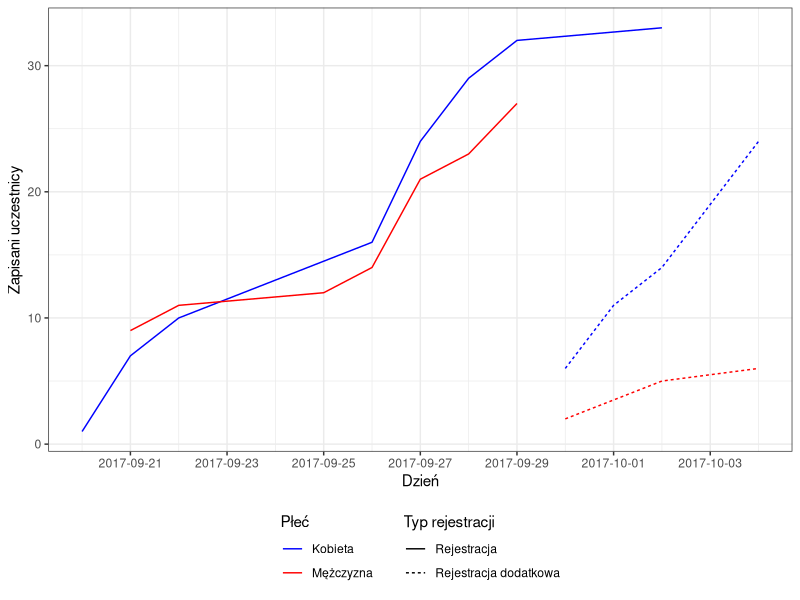

Source code (R):
## ---- chunk 1
library(dplyr)
library(ggplot2)

read.csv("./rmd_posts/erementarz_zapisy.csv") %>% 
  mutate(dzien = as.Date(data),
         plec = factor(plec, labels = c("Kobieta", "Mężczyzna"))) %>% 
  group_by(dzien, plec, typ) %>% 
  summarise(total = length(plec)) %>% 
  ungroup() %>% 
  arrange(plec, typ, dzien) %>% 
  group_by(plec, typ) %>% 
  mutate(ctotal = cumsum(total)) %>% 
  ggplot(aes(x = dzien, y = ctotal, color = plec, linetype = typ)) +
  geom_line() +
  #geom_text(stat = "count", aes(label = ..count..), position = "dodge") +
  scale_x_date("Dzień", date_breaks = "2 days") +
  scale_y_continuous("Zapisani uczestnicy") + 
  scale_color_manual("Płeć", values = c("blue", "red")) +
  scale_linetype("Typ rejestracji") +
  theme_bw() +
  theme(legend.position = "bottom",
        legend.direction = "vertical")
